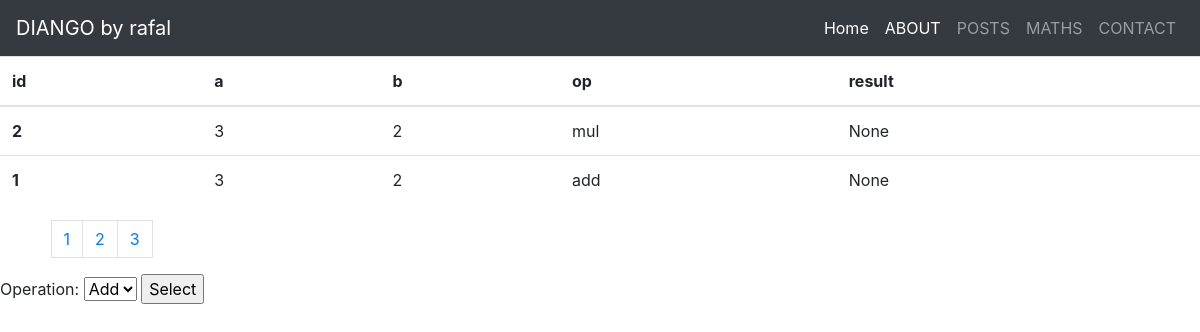
The page /maths/histories/ on the database as committed earlier.
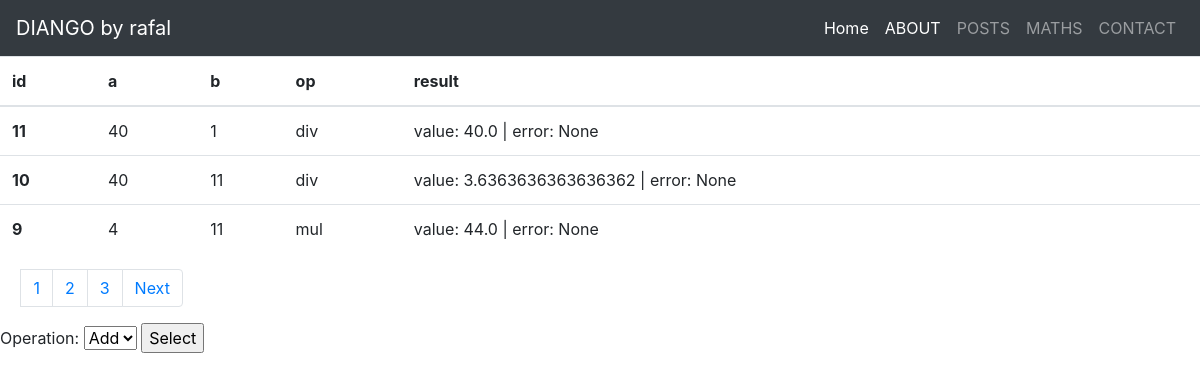
The same page on the database as committed later.
### maths/models.py (models this page shows, shortened)
class Math(models.Model):
   operation = models.CharField(max_length=5, choices=OPERATION_CHOICES)
   a = models.IntegerField()
   b = models.IntegerField()
   created = models.DateTimeField(auto_now_add=True)
   result = models.ForeignKey(
      'maths.Result',
      on_delete=models.CASCADE,
      null=True,
      blank=True
   )
   class Meta:
      ordering = ["-id"]

class Result(models.Model):
   value = models.FloatField(blank=True, null=True, unique=True)
   error = models.CharField(
      max_length=255,
      null=True,
      blank=True,
      unique=True
   )
   class Meta:
         constraints = [
            models.CheckConstraint(
               name="%(app_label)s_%(class)s_value_error_together",
               check=(
                  models.Q(
                     value__isnull=False,
                     error__isnull=True,
                  )
                  | models.Q(
                     value__isnull=True,
                     error__isnull=False,
                  )
               ),
            )
        ]
   def __str__(self):
        return f"value: {self.value} | error: {self.error}"

### maths/views.py (the view)
# urls.py: path('histories/', maths_list, name="list"),
def maths_list(request):
    maths = Math.objects.all()
    results = Result.objects.all()
    paginator = Paginator(maths, 3)
    page_number = request.GET.get('page')
    maths = paginator.get_page(page_number)
    return render(
        request=request,
        template_name="maths/list.html",
        context={"maths": maths, "results": results}
    )

### maths/templates/maths/list.html (shortened to what this page needs)
{% extends "greetings/main.html" %}
{% block content %}
   <table class="table">
    <thead>
      <tr>
        <th scope="col">id</th>
        <th scope="col">a</th>
        <th scope="col">b</th>
        <th scope="col">op</th>
        <th scope="col">result</th>
      </tr>
    </thead>
    <tbody>
        <tbody>
            {% for m in maths %}
                <tr>
                <th>{{m.id}}</th>
                <td>{{m.a}}</td>
                <td>{{m.b}}</td>
                <td>{{m.operation}}</td>
                <td>{{m.result}}</td>
                </tr>
            {% endfor %}
    </tbody>
  </table>
   <div class="pagination">
   <span class="step-links">
        <nav aria-label="...">
            <ul class="pagination justify-content-center">
                <li class="page-item"><a class="page-link" href="/maths/histories/?page=1">1</a></li>
                <li class="page-item"><a class="page-link" href="/maths/histories/?page=2">2</a></li>
                <li class="page-item"><a class="page-link" href="/maths/histories/?page=3">3</a></li>
                <li class="page-item">
                    {% if maths.has_next %}
                    <a class="page-link" href="?page={{ maths.next_page_number }}"">Next</a>
                    {% endif %}
                </li>
            </ul>
          </nav>
        <form method="POST">
                <label for="operation">Operation:</label>
                 <select name="operation" id="operation">
                    <option value="add">Add</option>
                </select>
                <input type="submit" value="Select">
        </form>
   </span>
   </div>
{% endblock %}

Rows that differ between the two databases and show on the page:
no longer on this page (row edited): Math: id "2", a "3", b "2", operation "mul", result "None"
no longer on this page (row edited): Math: id "1", a "3", b "2", operation "add", result "None"
added Math: id "11", a "40", b "1", operation "div", result "value: 40.0 | error: None"
added Math: id "10", a "40", b "11", operation "div", result "value: 3.6363636363636362 | error: None"
added Math: id "9", a "4", b "11", operation "mul", result "value: 44.0 | error: None"
Other text that changed with them:
text now shown: "Next"
